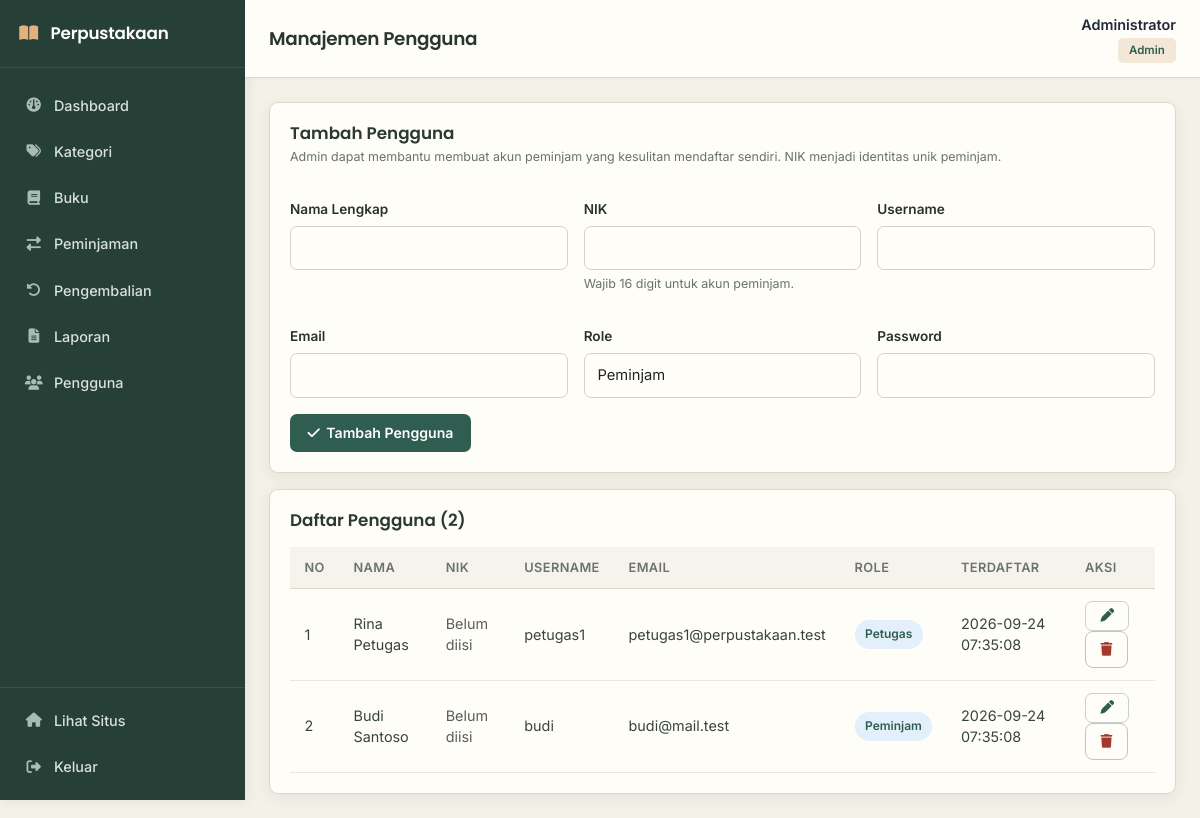
The app's page /backend/shared/pengguna_index.php (signed in) with its own data.
### tables this page shows
CREATE TABLE IF NOT EXISTS users (
    id INT AUTO_INCREMENT PRIMARY KEY,
    nama VARCHAR(150) NOT NULL,
    username VARCHAR(50) NOT NULL UNIQUE,
    email VARCHAR(150) NOT NULL UNIQUE,
    nik VARCHAR(16) NULL UNIQUE,
    password VARCHAR(255) NOT NULL,
    role ENUM('admin', 'petugas', 'peminjam') NOT NULL DEFAULT 'peminjam',
    created_at TIMESTAMP DEFAULT CURRENT_TIMESTAMP,
    updated_at TIMESTAMP DEFAULT CURRENT_TIMESTAMP ON UPDATE CURRENT_TIMESTAMP
);

### backend/shared/pengguna_index.php (the view, shortened to what this page needs)
<?php
require_once __DIR__ . '/../layouts/header.php';
require_once __DIR__ . '/../layouts/sidebar.php';
$editData = null;
$users = $db->query("
    SELECT id, nama, nik, username, email, role, created_at
    FROM users
    WHERE role != 'admin'
    ORDER BY FIELD(role, 'petugas', 'peminjam'), id DESC
")->fetchAll();
$isEditPeminjam = $editData && $editData['role'] === 'peminjam';
$currentUserId = (int) ($_SESSION['user_id'] ?? 0);
?>
<div class="panel mb-3">
    <div class="panel-heading">
        <div>
            <h2><?= $editData ? 'Edit Pengguna' : 'Tambah Pengguna' ?></h2>
            <p class="form-hint">Admin dapat membantu membuat akun peminjam yang kesulitan mendaftar sendiri. NIK menjadi identitas unik peminjam.</p>
        </div>
    </div>
    <form action="proses.php" method="POST">
        <div class="row g-3">
            <div class="col-md-4">
                <label class="form-label">Nama Lengkap</label>
                <input type="text" name="nama" class="form-control" maxlength="150" required
                       value="<?= htmlspecialchars($editData['nama'] ?? '', ENT_QUOTES, 'UTF-8') ?>">
            </div>
            <div class="col-md-4">
                <label class="form-label">NIK</label>
                <input type="text" name="nik" class="form-control" maxlength="16" minlength="16" inputmode="numeric" pattern="\d{16}"
                       <?= $isEditPeminjam ? 'readonly' : '' ?>
                       value="<?= htmlspecialchars($editData['nik'] ?? '', ENT_QUOTES, 'UTF-8') ?>">
                <p class="form-hint">Wajib 16 digit untuk akun peminjam.</p>
            </div>
            <div class="col-md-4">
                <label class="form-label">Username</label>
                <input type="text" name="username" class="form-control" maxlength="50" required <?= $editData ? 'readonly' : '' ?>
                       value="<?= htmlspecialchars($editData['username'] ?? '', ENT_QUOTES, 'UTF-8') ?>">
            </div>
            <div class="col-md-4">
                <label class="form-label">Email</label>
                <input type="email" name="email" class="form-control" maxlength="150" required
                       value="<?= htmlspecialchars($editData['email'] ?? '', ENT_QUOTES, 'UTF-8') ?>">
            </div>
            <div class="col-md-4">
                <label class="form-label">Role</label>
                <select name="role" class="form-control">
                    <option value="peminjam" <?= ($editData['role'] ?? 'peminjam') === 'peminjam' ? 'selected' : '' ?>>Peminjam</option>
                </select>
            </div>
            <div class="col-md-4">
                <label class="form-label">Password <?= $editData ? '(kosongkan jika tidak diganti)' : '' ?></label>
                <input type="password" name="password" class="form-control" <?= $editData ? '' : 'required' ?> minlength="8">
            </div>
        </div>
        <div class="mt-3">
            <button type="submit" class="btn-brand"><i class="fas fa-check"></i> <?= $editData ? 'Simpan Perubahan' : 'Tambah Pengguna' ?></button>
        </div>
    </form>
</div>
<div class="panel">
    <div class="panel-heading"><h2>Daftar Pengguna (<?= count($users) ?>)</h2></div>
    <div class="table-wrap">
        <table class="data-table">
            <thead><tr><th>No</th><th>Nama</th><th>NIK</th><th>Username</th><th>Email</th><th>Role</th><th>Terdaftar</th><th>Aksi</th></tr></thead>
            <tbody>
            <?php if (empty($users)): ?>
                <tr><td colspan="8" class="text-center text-muted py-4">Belum ada pengguna.</td></tr>
            <?php else: ?>
                <?php foreach ($users as $i => $u): ?>
                    <tr>
                        <td><?= $i + 1 ?></td>
                        <td><?= htmlspecialchars($u['nama'], ENT_QUOTES, 'UTF-8') ?></td>
                        <td><?= $u['nik'] ? htmlspecialchars($u['nik'], ENT_QUOTES, 'UTF-8') : '<span class="text-muted">Belum diisi</span>' ?></td>
                        <td><?= htmlspecialchars($u['username'], ENT_QUOTES, 'UTF-8') ?></td>
                        <td><?= htmlspecialchars($u['email'], ENT_QUOTES, 'UTF-8') ?></td>
                        <td><span class="badge-pill badge-aktif"><?= ucfirst($u['role']) ?></span></td>
                        <td><?= htmlspecialchars($u['created_at'] ?? '-', ENT_QUOTES, 'UTF-8') ?></td>
                        <td>
                            <a href="index.php?edit=<?= (int) $u['id'] ?>" class="btn-outline"><i class="fas fa-pen"></i></a>
                            <?php if ((int) $u['id'] !== $currentUserId): ?>
                                <form action="proses.php" method="POST" style="display:inline" onsubmit="return confirm('Hapus pengguna ini?');">
                                    <button type="submit" class="btn-danger-outline"><i class="fas fa-trash"></i></button>
                                </form>
                            <?php endif; ?>
                        </td>
                    </tr>
                <?php endforeach; ?>
            <?php endif; ?>
            </tbody>
        </table>
    </div>
</div>
<?php require_once __DIR__ . '/../layouts/footer.php'; ?>

### backend/assets/style.css (style rules this page uses)
:root { --color-bg: #F2F6FC; --color-surface: #FFFFFF; --color-ink: #12202E; --color-ink-soft: #5B6B7C; --color-primary: #0B4F9C; --color-primary-dark: #073868; --color-accent: #1E9BE0; --color-accent-soft: #DCEEFB; --color-border: #DCE6F0; --font-display: 'Poppins', sans-serif; --font-body: 'Inter', sans-serif; }
* { box-sizing: border-box; }
body { margin: 0; font-family: var(--font-body); background: var(--color-bg); color: var(--color-ink); }
h1, h2, h3 { font-family: var(--font-display); }
.panel { background: var(--color-surface); border: 1px solid var(--color-border); border-radius: 12px; padding: 1.5rem; }
.panel-heading { display: flex; justify-content: space-between; align-items: center; margin-bottom: 1.2rem; flex-wrap: wrap; gap: 0.6rem; }
.panel-heading h2 { font-size: 1.05rem; font-weight: 600; margin: 0; }
.btn-brand { background: var(--color-primary); color: #fff; border: none; border-radius: 8px; padding: 0.55rem 1.1rem; font-weight: 600; font-size: 0.88rem; text-decoration: none; display: inline-flex; align-items: center; gap: 0.4rem; cursor: pointer; }
.btn-outline { background: transparent; color: var(--color-primary); border: 1.5px solid var(--color-primary); border-radius: 8px; padding: 0.45rem 0.9rem; font-weight: 600; font-size: 0.85rem; text-decoration: none; display: inline-flex; align-items: center; gap: 0.35rem; }
.btn-danger-outline { background: transparent; color: #A23B2E; border: 1.5px solid #E1B7AE; border-radius: 8px; padding: 0.45rem 0.9rem; font-weight: 600; font-size: 0.85rem; cursor: pointer; }
.table-wrap { overflow-x: auto; }
table.data-table { width: 100%; border-collapse: collapse; font-size: 0.9rem; }
.data-table th { text-align: left; padding: 0.7rem 0.9rem; color: var(--color-ink-soft); font-weight: 600; font-size: 0.8rem; text-transform: uppercase; letter-spacing: 0.03em; border-bottom: 2px solid var(--color-border); white-space: nowrap; }
.data-table td { padding: 0.75rem 0.9rem; border-bottom: 1px solid var(--color-border); vertical-align: middle; }
.badge-pill { display: inline-block; font-size: 0.75rem; font-weight: 600; padding: 0.2rem 0.65rem; border-radius: 999px; }
.badge-aktif, .badge-dikembalikan { background: #E3F0FB; color: var(--color-primary); }
.form-label { font-size: 0.85rem; font-weight: 600; margin-bottom: 0.4rem; display: block; }
.form-control { width: 100%; padding: 0.6rem 0.85rem; border: 1.5px solid var(--color-border); border-radius: 8px; font-family: inherit; font-size: 0.92rem; background: var(--color-bg); }
.form-hint { font-size: 0.78rem; color: var(--color-ink-soft); margin-top: 0.3rem; }
:root { --color-bg: #f5f7fb; --color-surface: #ffffff; --color-ink: #172033; --color-ink-soft: #6b7280; --color-primary: #5b5ce2; --color-primary-dark: #3730a3; --color-accent: #8b5cf6; --color-accent-soft: #eeecff; --color-border: #e8eaf2; --shadow-soft: 0 8px 30px rgba(31, 41, 55, .06); --shadow-hover: 0 14px 34px rgba(79, 70, 229, .12); }
body { background: #f5f7fb; color: var(--color-ink); }
.stat-card, .panel { border: 1px solid var(--color-border); border-radius: 16px; box-shadow: var(--shadow-soft); transition: transform .2s ease, box-shadow .2s ease, border-color .2s ease; }
.panel { padding: 1.45rem; }
.panel-heading { margin-bottom: 1rem; }
.panel-heading h2 { font-size: 1.08rem; color: #20243a; }
.btn-brand { background: linear-gradient(135deg, #5b5ce2, #7c3aed); border-radius: 10px; box-shadow: 0 7px 16px rgba(91,92,226,.2); }
.btn-outline { color: #5b5ce2; border-color: #d9d7fb; border-radius: 10px; background: #fafaff; }
.data-table { border-spacing: 0; }
.data-table th { color: #777d91; background: #fafbfe; border-bottom: 1px solid #e7e9f0; }
.data-table td { border-bottom: 1px solid #eef0f5; color: #30364a; }
.data-table tbody tr { transition: background .15s ease; }
.badge-pill { border-radius: 999px; padding: .35rem .65rem; font-weight: 600; }
.form-control, .form-select { border-color: #dfe2eb; border-radius: 10px; padding: .65rem .8rem; }

### records on screen
users: nama "Rina Petugas", shows "Belum diisi", username "petugas1", email "petugas1@perpustakaan.test", role "Petugas", created_at "2026-09-24 07:35:08"
users: nama "Budi Santoso", shows "Belum diisi", username "budi", email "budi@mail.test", role "Peminjam", created_at "2026-09-24 07:35:08"

### other values on screen
$pageTitle "Manajemen Pengguna"
$me['nama'] ?: $me['username'] "Administrator"
$me['role'] "Admin"
count($users) "2"
